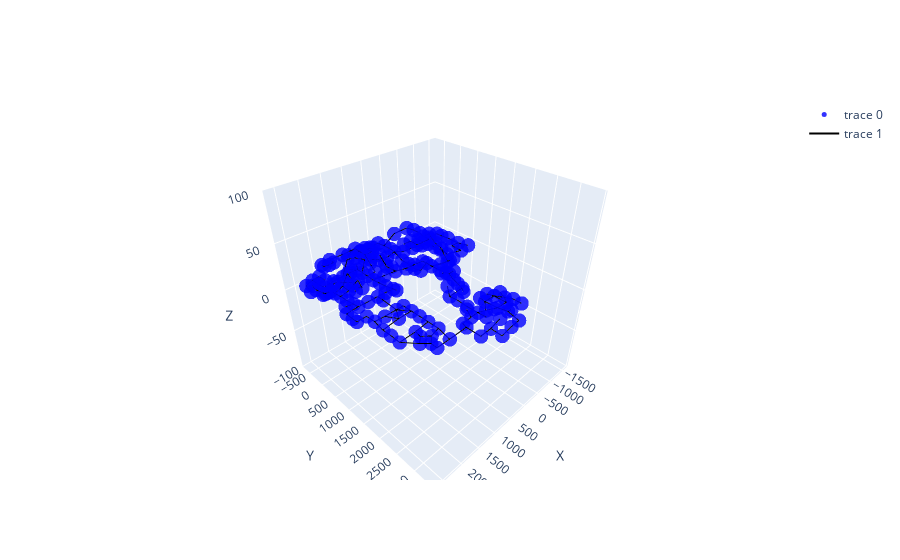

The notebook cell this image was saved under:
### Code cell
nodes = pd.read_csv('../../../data/map_graph_model/de_inferno/nodes.csv')
edges = pd.read_csv('../../../data/map_graph_model/de_inferno/edges.csv')

# Csomópontok koordinátái
x_nodes = nodes['x']
y_nodes = nodes['y']
z_nodes = nodes['z'] / 10

# 3D scatter plot a csomópontoknak
scatter_nodes = go.Scatter3d(
    x=x_nodes,
    y=y_nodes,
    z=z_nodes,
    mode='markers',
    marker=dict(
        size=5,
        color='blue',
        opacity=0.8
    )
)

# Az élek ábrázolása
edge_x = []
edge_y = []
edge_z = []

for _, edge in edges.iterrows():
    source_node = nodes.loc[nodes['nodeId'] == edge['source']]
    target_node = nodes.loc[nodes['nodeId'] == edge['target']]
    
    edge_x.extend([source_node['x'].values[0], target_node['x'].values[0], None])
    edge_y.extend([source_node['y'].values[0], target_node['y'].values[0], None])
    edge_z.extend([source_node['z'].values[0]/10, target_node['z'].values[0]/10, None])

edge_trace = go.Scatter3d(
    x=edge_x,
    y=edge_y,
    z=edge_z,
    mode='lines',
    line=dict(color='black', width=2)
)

# Gráf ábrázolása
fig = go.Figure(data=[scatter_nodes, edge_trace])

# Ábrázolási beállítások
fig.update_layout(scene=dict(
    xaxis_title='X',
    yaxis_title='Y',
    zaxis_title='Z'
))

# Set Z axis range
fig.update_scenes(zaxis_range=[-100, 100])

# Gráf megjelenítése
fig.show()

### Figure 1 — Plotly figure (JSON) as saved in the notebook; plotly's stock layout.template omitted (floating-point values rounded to 4 significant figures; data arrays with more than 128 entries replaced by an {"elided": "..."} marker saying what was removed)
{"data": [{"marker": {"color": "blue", "opacity": 0.8, "size": 5}, "mode": "markers", "type": "scatter3d", "x": {"elided": "188 int values"}, "y": {"elided": "188 int values"}, "z": {"elided": "188 float values"}}, {"line": {"color": "black", "width": 2}, "mode": "lines", "type": "scatter3d", "x": {"elided": "651 int values"}, "y": {"elided": "651 int values"}, "z": {"elided": "651 float values"}}], "layout": {"scene": {"xaxis": {"title": {"text": "X"}}, "yaxis": {"title": {"text": "Y"}}, "zaxis": {"range": [-100, 100], "title": {"text": "Z"}}}}}
